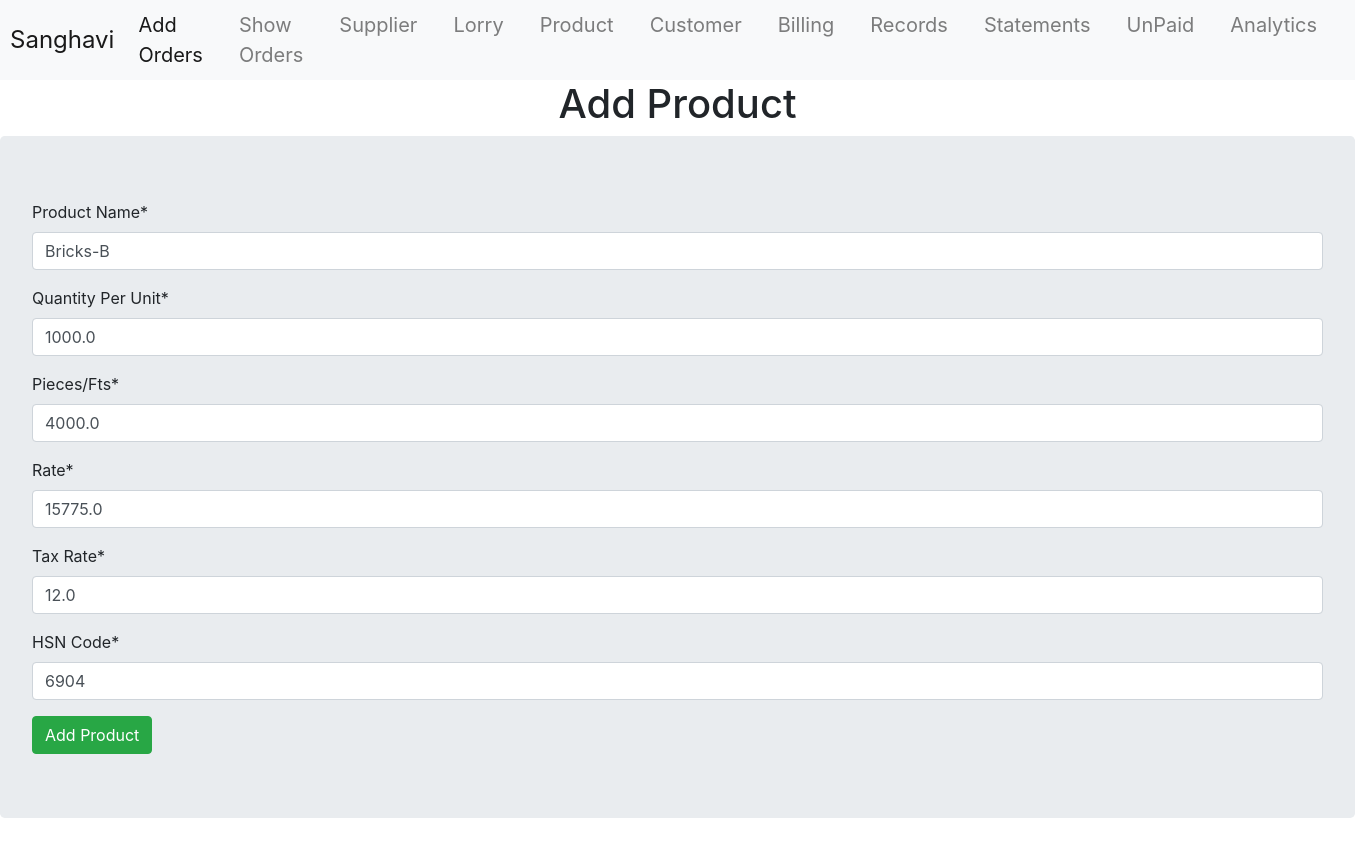
The page /product/update/Bricks-B/ on the database its author committed.
### invoiceApp/models.py (models this page shows, shortened)
class Product(models.Model):
    name = models.CharField(max_length=20, primary_key=True)
    quantity_per = models.FloatField()
    pcs_fts = models.FloatField()
    rate = models.FloatField()
    tax_rate = models.FloatField()
    hsn_code = models.CharField(max_length=20)

### invoiceApp/views.py (the view)
# urls.py: path('product/update/<str:name>/', views.updateProductView, name='update_product_url'),
def updateProductView(request, name):
    product = get_object_or_404(Product, name=name)
    form = ProductForm(instance=product)
    if request.method == 'POST':
        form = ProductForm(request.POST, instance=product)
        if form.is_valid():
            form.save()
            return redirect('product_info_url')
    template_name = 'invoice/product_add.html'
    context = {'form': form}
    return render(request, template_name, context)

### invoiceApp/forms.py
class ProductForm(forms.ModelForm):
    class Meta:
        model = Product
        fields = '__all__'
        labels = {
            'name': 'Product Name',
            'quantity_per': 'Quantity Per Unit',
            'pcs_fts': 'Pieces/Fts',
            'rate': 'Rate',
            'tax_rate': 'Tax Rate',
            'hsn_code': 'HSN Code',
        }
        widgets = {
            'name': forms.TextInput(attrs={'placeholder': 'Product Name'}),
            'quantity_per': forms.NumberInput(attrs={'placeholder': 'Quantity Per Unit'}),
            'pcs_fts': forms.NumberInput(attrs={'placeholder': 'Pieces/Fts'}),
            'rate': forms.NumberInput(attrs={'placeholder': 'Rate'}),
            'tax_rate': forms.NumberInput(attrs={'placeholder': 'Tax Rate'}),
            'hsn_code': forms.TextInput(attrs={'placeholder': 'HSN Code'}),
        }

### invoiceApp/templates/invoice/product_add.html (shortened to what this page needs)
{% extends 'layout.html' %}
{% load crispy_forms_tags %}
{% block content %}
    <center><h1>Add Product</h1></center>
    <form method="post" class="jumbotron">
        {{ form|crispy }}
        <input type="submit" value="Add Product" class="btn btn-success">
    </form>
{% endblock %}

### rows shown on the page
Product: name "Bricks-B", quantity_per "1000.0", pcs_fts "4000.0", rate "15775.0", tax_rate "12.0", hsn_code "6904"
